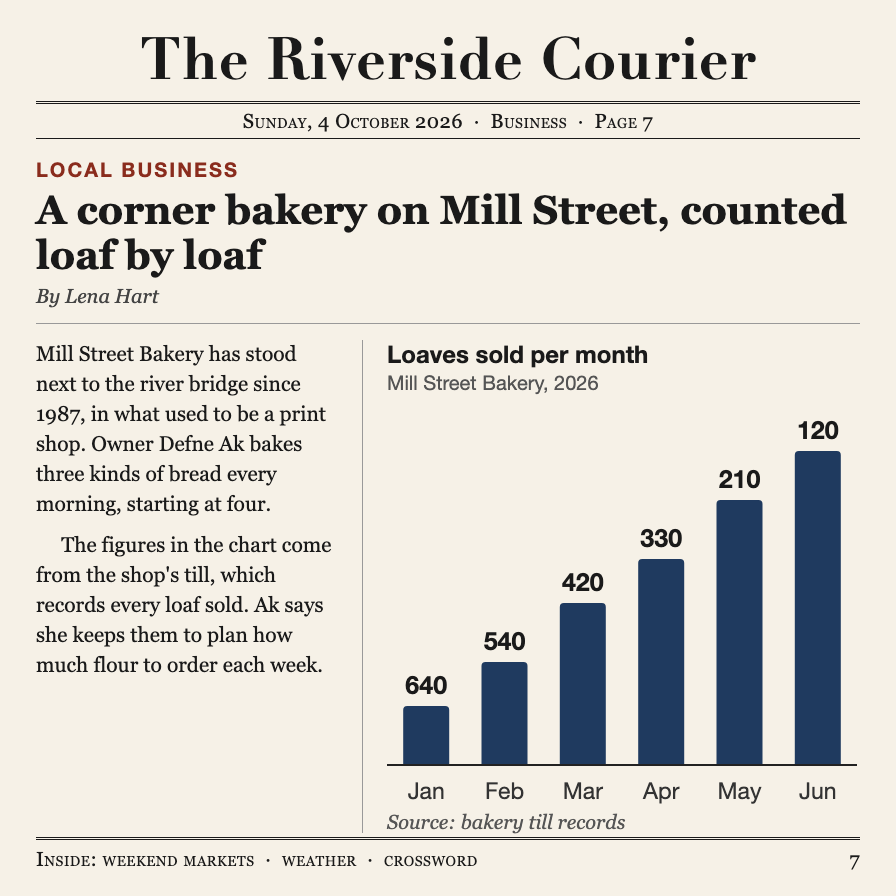
#> input picture images/s01_newspaper_bars_conflict_en.png, 896 x 896 px
$ python -i make.py   (imports and definitions only)
#> lines starting #> are read from the running program, lines starting #| are printed output that depends on the picture; after the words box and inside, x2 and y2 are one past the last pixel; in counts of white or black regions, pixels touching at a corner belong together
### common/answers.py
"""Accept lists shared by all stimuli, so the same answer scores the same way everywhere.

Usage in a make.py:   from answers import YES, NO, UP, DOWN, num_accept
"""

YES = {"en": ["yes"], "tr": ["evet"]}
NO = {"en": ["no"], "tr": ["hayır", "^değil"]}          # a bare "değil" (it isn't) is a no

UP = {"en": ["up", "went up", "increased", "increase", "increases", "increasing", "rose", "rise", "risen", "rising",
             "grew", "grown", "growing", "upward", "higher"],
      "tr": ["arttı", "artış", "artmış", "artıyor", "artan", "çoğaldı", "yükseldi", "yükselmiş", "yükseliyor",
             "yükseliş", "yukarı"]}
DOWN = {"en": ["down", "went down", "decreased", "decrease", "decreases", "decreasing", "fell", "fall", "fallen",
               "falling", "dropped", "drop", "declined", "decline", "declining", "downward", "lower"],
        "tr": ["azaldı", "azalış", "azalmış", "azalıyor", "azalan", "düştü", "düşmüş", "düşüyor", "düşüş", "geriledi",
               "aşağı"]}

_EN1 = "zero one two three four five six seven eight nine ten eleven twelve thirteen fourteen fifteen sixteen " \
       "seventeen eighteen nineteen".split()
_EN10 = "_ _ twenty thirty forty fifty sixty seventy eighty ninety".split()
_TR1 = "sıfır bir iki üç dört beş altı yedi sekiz dokuz".split()
_TR10 = "_ on yirmi otuz kırk elli altmış yetmiş seksen doksan".split()


def _en(n):
    if n < 20:
        return [_EN1[n]]
    if n < 100:
        t, o = divmod(n, 10)
        return [_EN10[t]] if o == 0 else [f"{_EN10[t]}-{_EN1[o]}", f"{_EN10[t]} {_EN1[o]}"]
    h, r = divmod(n, 100)
    head = f"{_EN1[h]} hundred"
    return [head] if r == 0 else [f"{head} {w}" for w in _en(r)] + [f"{head} and {w}" for w in _en(r)]


def _tr(n):
    if n < 10:
        return [_TR1[n]]
    if n < 100:
        t, o = divmod(n, 10)
        return [_TR10[t]] if o == 0 else [f"{_TR10[t]} {_TR1[o]}", f"{_TR10[t]}{_TR1[o]}"]
    h, r = divmod(n, 100)
    head = "yüz" if h == 1 else f"{_TR1[h]} yüz"
    heads = [head, head.replace(" ", "")]
    return heads if r == 0 else [f"{hd} {w}" for hd in heads for w in _tr(r)] + [f"{hd}{w}".replace(" ", "") for hd in heads[:1] for w in _tr(r)[:1]]


def num_accept(n, lang, words=True, extra=()):
    """Accepted forms of an integer: the digits (matched anywhere, by value) plus spelled-out forms that must be the
    whole answer ("^"), so "iki" can't collide with "on iki"."""
    out = [str(n)]
    if words and isinstance(n, int) and abs(n) < 1000:
        ws = (_en if lang == "en" else _tr)(abs(n))
        if n < 0:
            ws = [("minus " if lang == "en" else "eksi ") + w for w in ws]
        out += ["^" + w for w in dict.fromkeys(ws)]
    return out + list(extra)

### stimuli/s08_paper_grouped_bars/make.py
"""s08 — phone photo of a printed academic paper page with a grouped bar chart.

Pipeline: matplotlib draws Figure 2 (grouped bars, value labels, no y numbers) as SVG → the SVG is inlined in an
HTML two-column paper page (headless Chrome) → PIL turns the screenshot into a "photo of a printout"
(slight perspective, desk strip with shadow, lighting gradient, camera softness, sensor noise).
The photo transform and the noise seed are identical in all 6 versions, so consistent vs conflict differ only
where the printed value labels differ. In `conflict` the labels are permuted within each benchmark; in
`nonumbers` the value labels are drawn as empty strings at the same positions (bars, names, brackets, caption
and body text untouched), so only the drawing carries the values.

Neutral naming and order (no third cue): the methods have coined names that imply no ownership, size or rank
(no Base/Ours, no -S/-L), the body text calls none of them a baseline or the contribution, and the drawing order
is not sorted by height (tallest bar in the middle, shortest on the right), so neither a name prior nor a
"proposed method last / sorted ascending" position prior predicts the visual answers.
"""
import io
import re
import sys
from pathlib import Path

import matplotlib

# [1 line not run here, left out]
import matplotlib.pyplot as plt  # noqa: E402
import numpy as np  # noqa: E402
from matplotlib.font_manager import FontProperties  # noqa: E402
from PIL import Image, ImageFilter  # noqa: E402

sys.path.insert(0, str(Path(__file__).resolve().parents[2] / "common"))
from lib import CONDS, IMAGES, LANGS, SIZE, finish, fmt_num, name, render_html, save_image  # noqa: E402
from answers import NO, YES, num_accept  # noqa: E402

SID = "s08_paper_grouped_bars"
METHODS = ["Roan", "Kerf", "Ossel"]                         # drawing order; identical in en and tr (they appear in answers)
BENCH = ["Quorlet", "Harnwick"]                             # coined benchmark names (no real dataset or model; web-checked 2026-10-04)
VISUAL = {"Quorlet": [64, 78, 52], "Harnwick": [47, 69, 41]}     # bar heights = printed labels in `consistent`
CONFLICT = {"Quorlet": [78, 52, 64], "Harnwick": [69, 41, 47]}   # printed labels in `conflict` (rotation by one)
LABELS = {"consistent": VISUAL, "conflict": CONFLICT, "nonumbers": None}   # None = value labels blanked
# [2 lines not run here, left out]

# categorical bar colours of similar lightness (L* 59-64): colour encodes method only, never value/direction
COLORS = {"Roan": "#6f8fc0", "Kerf": "#b8955a", "Ossel": "#ac8bb0"}

T = {
    "en": dict(
        header_l="Workshop on Grounded Visual Reasoning, 2026", header_r="6",
        ylabel="Accuracy (%)",
        caption="<b>Figure 2:</b> Accuracy (%) of three methods on two benchmarks. "
                "Each bar is the mean of three training runs on the held-out test split.",
        section="4.2&ensp;Benchmarks and protocol",
        body=["Quorlet contains ren&shy;dered indoor scenes paired with tem&shy;plated questions about the number, "
              "colour and po&shy;si&shy;tion of objects. Harnwick pairs crops of printed town maps with questions "
              "about routes, street names and distances.",
              "The three methods share the same image encoder and are trained for the same number of steps. "
              "They differ only in the output head, which is described in Section&nbsp;3.",
              "Accuracy is the share of test questions answered with an exact match. Test splits are kept "
              "apart from the training data, and every run uses a fixed random seed."]),
    "tr": dict(
        header_l="Görsel Akıl Yürütme Çalıştayı, 2026", header_r="6",
        ylabel="Doğruluk (%)",
        caption="<b>Şekil 2:</b> Üç yöntemin iki değerlendirme kümesindeki doğruluğu (%). "
                "Her çubuk, ayrılmış test bölümünde üç eğitim koşusunun ortalamasıdır.",
        section="4.2&ensp;Veri kümeleri ve protokol",
        body=["Quorlet, bilgisayarda üretilmiş iç mekân sahnelerini nesnelerin sayısı, rengi ve konumu üzerine "
              "şablon sorularla eşleştirir. Harnwick ise basılı kasaba haritası kesitleri kullanır ve rotalar, "
              "sokak adları ve mesafeler hakkında sorular sorar.",
              "Üç yöntem de aynı görüntü kodlayıcıyı paylaşır ve aynı sayıda adım boyunca eğitilir. Yalnızca "
              "üçüncü bölümde anlatılan çıktı katmanında ayrılırlar.",
              "Doğruluk, test sorularından tam eşleşmeyle yanıtlananların oranıdır. Test bölümleri eğitim "
              "verisinden ayrı tutulur ve her koşuda sabit bir rastgele tohum kullanılır."]),
}

# ---------- Figure 2 (matplotlib → SVG, drawn in a pixel coordinate system) ----------
FW, FH = 804, 432            # figure size in px (as placed on the page)
BASE = 98                    # baseline height from the figure bottom
K = 3.75                     # px per accuracy point (78 → 292 px)
BW, GAP = 84, 12             # bar width, gap between bars of a group
GROUP_CX = [244, 616]        # group centres
DPI = 100
plt.rcParams["svg.fonttype"] = "path"
plt.rcParams["svg.hashsalt"] = SID


# [11 lines left out: function check_turkish_glyphs, not called in this run]


# [1 line not run here, left out]


def pt(px):
    return px * 72 / DPI


def fp(px, bold=False):
    return FontProperties(family="DejaVu Sans", weight="bold" if bold else "normal", size=pt(px))


def bar_x(g, i):
    return GROUP_CX[g] + (i - 1) * (BW + GAP)


# [30 lines left out: function figure_svg, not called in this run]


# ---------- the paper page (HTML) ----------
NO_HYPHEN = METHODS + BENCH


# [34 lines left out: functions protect, page, not called in this run]


# ---------- photo-of-a-printout transform (identical for all 6 versions) ----------
# where the four page corners land in the photo (TL, TR, BR, BL): ≤ 1° rotation, mild keystone, desk strip on the left
QUAD = [(30, -12), (912, -2), (902, 910), (44, 902)]
SEED = 8


def perspective_coeffs(dst, src):
    """PIL PERSPECTIVE data mapping output points `dst` back to input points `src`."""
    a, bvec = [], []
    for (x, y), (u, v) in zip(dst, src):
        a.append([x, y, 1, 0, 0, 0, -u * x, -u * y]); bvec.append(u)
        a.append([0, 0, 0, x, y, 1, -v * x, -v * y]); bvec.append(v)
    return np.linalg.solve(np.array(a, float), np.array(bvec, float)).tolist()


def _fields():
    rng = np.random.default_rng(SEED)
    yy, xx = np.mgrid[0:SIZE, 0:SIZE] / (SIZE - 1)
    # light from the upper right: brighter there, falling off towards the lower left, soft vignette
    light = (1.0 + 0.03 * xx - 0.08 * yy
             + 0.045 * np.exp(-((xx - 0.72) ** 2 + (yy - 0.15) ** 2) / 0.14)
             - 0.10 * ((xx - 0.5) ** 2 + (yy - 0.5) ** 2))
    # desk: dark neutral wood-ish surface, fine grain running along the strip, slightly out of focus
    streaks = Image.fromarray((rng.random((10, 260)) * 255).astype(np.uint8)).resize((SIZE, SIZE), Image.BICUBIC)
    blotch = Image.fromarray((rng.random((5, 5)) * 255).astype(np.uint8)).resize((SIZE, SIZE), Image.BICUBIC)
    grain = (0.6 * np.asarray(streaks.filter(ImageFilter.GaussianBlur(1.2)), float)
             + 0.4 * np.asarray(blotch, float)) / 255
    desk = np.array([66, 61, 56], float)[None, None, :] * (0.88 + 0.22 * grain[..., None])
    noise = rng.normal(0, 3.0, (SIZE, SIZE, 1)) + rng.normal(0, 1.2, (SIZE, SIZE, 3))
    return light, desk, noise


LIGHT, DESK, NOISE = _fields()
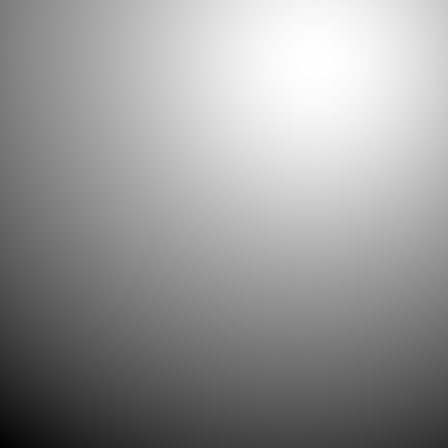
#> LIGHT: shape (896, 896) float64 (shown at 1/2 size); min 0.87, max 1.04, mean 0.97; drawn with min black and max white
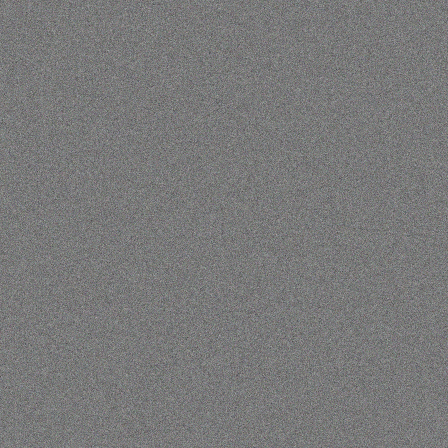
#> NOISE: shape (896, 896, 3) float64 (shown at 1/2 size); mean of channels 0, 1, 2 0.000419, 0.00191, 0.00318; drawn with min black and max white
#> further down, picture is the input picture: PIL image 896x896 RGB; mean R, G, B 219.1, 216.3, 209.9
WARM = np.array([1.0, 0.975, 0.935])


def photo(img):
    src = [(0, 0), (SIZE, 0), (SIZE, SIZE), (0, SIZE)]
    coeffs = perspective_coeffs(QUAD, src)
    warped = np.asarray(img.convert("RGB").transform((SIZE, SIZE), Image.PERSPECTIVE, coeffs, Image.BICUBIC,
                                                     fillcolor=(0, 0, 0)), float)
    mask_img = Image.new("L", (SIZE, SIZE), 255).transform((SIZE, SIZE), Image.PERSPECTIVE, coeffs, Image.BILINEAR,
                                                           fillcolor=0)
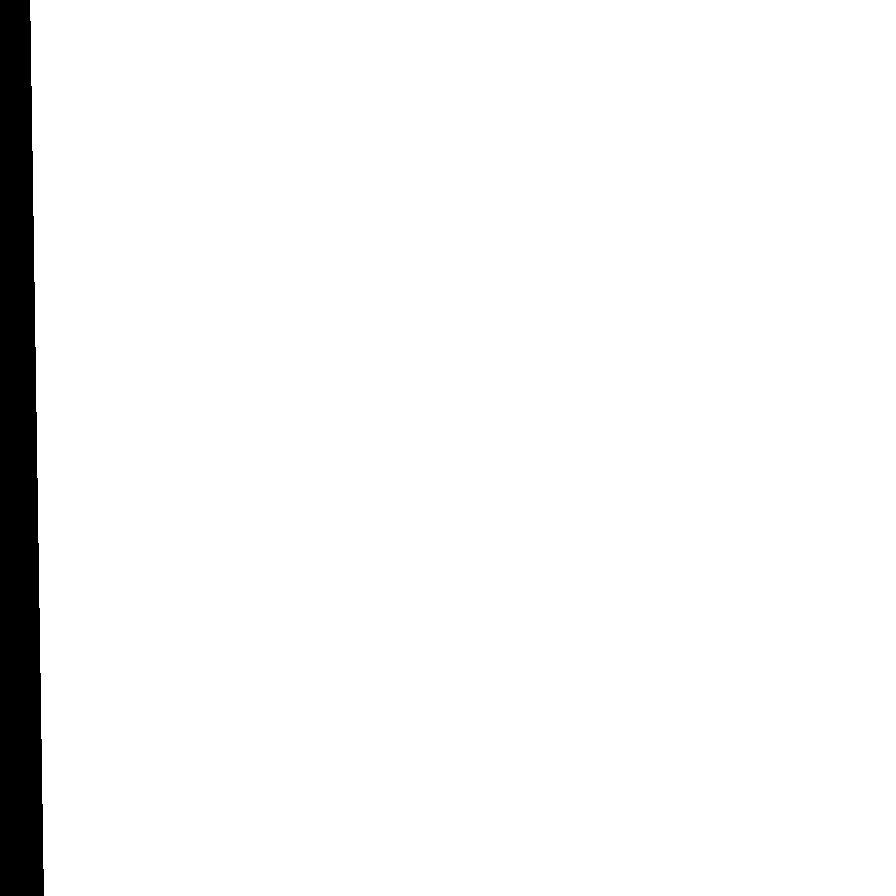
#> mask_img: PIL image 896x896 L; 95.9% white; 1 black region, box (x1, y1, x2, y2) and area: (0, 0, 44, 896) 33195
    mask = np.asarray(mask_img, float)[..., None] / 255
    shadow = np.asarray(mask_img.transform((SIZE, SIZE), Image.AFFINE, (1, 0, 7, 0, 1, -4))   # cast to the left
                        .filter(ImageFilter.GaussianBlur(7)), float)[..., None] / 255
    desk = DESK * (1 - 0.5 * shadow)
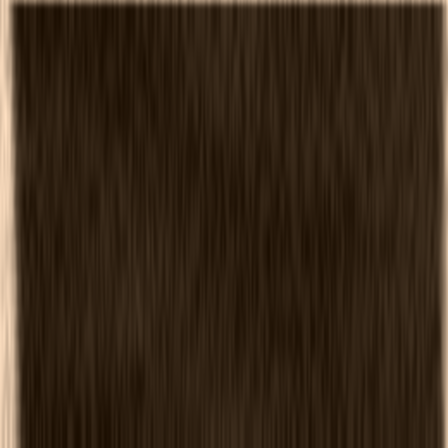
#> desk: shape (896, 896, 3) float64 (shown at 1/2 size); mean of channels 0, 1, 2 33.9, 31.3, 28.8; drawn with min black and max white
    comp = warped * mask + desk * (1 - mask)
    comp = np.asarray(Image.fromarray(np.clip(comp, 0, 255).astype(np.uint8)).filter(ImageFilter.GaussianBlur(0.5)),
                      float)
    comp = comp * LIGHT[..., None] * WARM[None, None, :] + NOISE
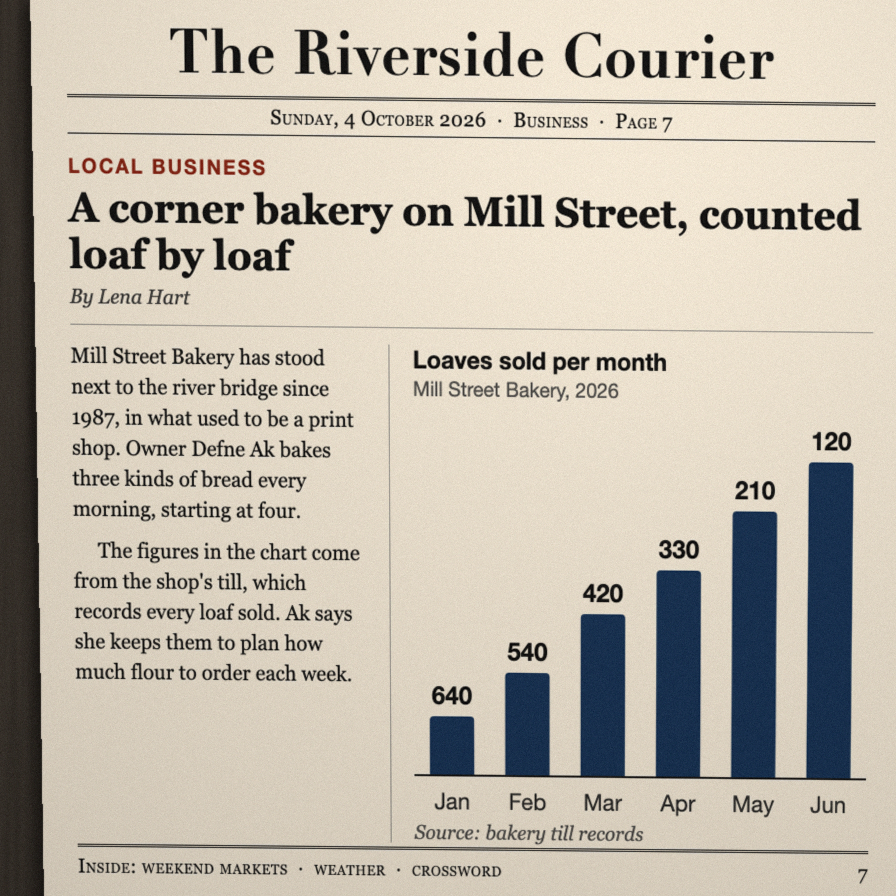
#> comp: shape (896, 896, 3) float64; mean R, G, B 205.6, 197.8, 184.1; drawn with min black and max white
    return Image.fromarray(np.clip(comp, 0, 255).astype(np.uint8))


# ---------- questions ----------
def method(m):
    toks = m.lower()
    return list(dict.fromkeys([toks, toks.replace("-", " "), toks.replace("-", "")]))


def argmax(v):
    return max(range(len(v)), key=v.__getitem__)


def argmin(v):
    return min(range(len(v)), key=v.__getitem__)


def ans_method(i):
    return {lg: method(METHODS[i]) for lg in LANGS}


def yn(flag):
    """Shared yes/no accept lists (common/answers.py), chosen from the data."""
    return {lg: list((YES if flag else NO)[lg]) for lg in LANGS}


def num(n):
    return {lg: num_accept(n, lg) for lg in LANGS}


iR, iK, iO = (METHODS.index(m) for m in ("Roan", "Kerf", "Ossel"))
VQ, CQ = VISUAL["Quorlet"], CONFLICT["Quorlet"]
VH, CH = VISUAL["Harnwick"], CONFLICT["Harnwick"]
# [8 lines not run here, left out]

SPEC = {
    "id": SID,
    "title": {"en": "Accuracy of three methods on two benchmarks (photographed paper page)",
              "tr": "Üç yöntemin iki veri kümesindeki doğruluğu (fotoğraflanmış makale sayfası)"},
    "chart": "grouped bars", "style": "photographed page of an academic paper",
    "tech": "matplotlib SVG figure inlined in an HTML page (headless Chrome) + PIL photo effect",
    "mechanism": "label",
    "conflict_summary": "Bars drawn Roan/Kerf/Ossel: Kerf (middle) is tallest and Ossel (right) shortest on both "
                        "benchmarks; in conflict the printed labels are rotated by one within each benchmark "
                        "(Quorlet 78/52/64, Harnwick 69/41/47), so the labels make Roan best and Kerf worst, "
                        "and put Kerf below Ossel on Harnwick.",
    "data": {"methods": METHODS, "benchmarks": BENCH, "visual": VISUAL, "conflict_labels": CONFLICT,
             "photo_quad_tl_tr_br_bl": QUAD, "noise_seed": SEED},
    "questions": [
        {"qid": "s08_q1", "kind": "argmax", "pair": None,
         "prompt": {"en": "answer en which method has the highest accuracy on quorlet?",
                    "tr": "answer tr quorlet'te en yüksek doğruluğu hangi yöntem elde ediyor?"},
         "visual": ans_method(argmax(VQ)), "text": ans_method(argmax(CQ)),
         "nonumbers": True},          # tallest bar in the Quorlet group is visible without labels
        {"qid": "s08_q2", "kind": "argmin", "pair": None,
         "prompt": {"en": "answer en which method has the lowest accuracy on harnwick?",
                    "tr": "answer tr harnwick'te en düşük doğruluğu hangi yöntem elde ediyor?"},
         "visual": ans_method(argmin(VH)), "text": ans_method(argmin(CH)),
         "nonumbers": True},          # shortest bar in the Harnwick group is visible without labels
        {"qid": "s08_q3a", "kind": "compare", "pair": "s08_p1",
         # minimal-pair wording: q3a/q3b differ only in higher/lower (yüksek/düşük)
         "prompt": {"en": "answer en does kerf score higher than ossel on harnwick?",
                    "tr": "answer tr harnwick'te kerf, ossel'den daha yüksek puan alıyor mu?"},
         "visual": yn(VH[iK] > VH[iO]), "text": yn(CH[iK] > CH[iO]),
         "nonumbers": True},          # bar heights compare directly (69 vs 41 → 105 px apart)
        {"qid": "s08_q3b", "kind": "compare", "pair": "s08_p1",
         "prompt": {"en": "answer en does kerf score lower than ossel on harnwick?",
                    "tr": "answer tr harnwick'te kerf, ossel'den daha düşük puan alıyor mu?"},
         "visual": yn(VH[iK] < VH[iO]), "text": yn(CH[iK] < CH[iO]),
         "nonumbers": True},          # same pair, same flag
        {"qid": "s08_q4", "kind": "read_value", "pair": None,
         "prompt": {"en": "answer en what is the accuracy of roan on quorlet?",
                    "tr": "answer tr quorlet'te roan yönteminin doğruluğu kaç?"},
         "visual": num(VQ[iR]), "text": num(CQ[iR]),
         "nonumbers": False},         # no y ticks/gridlines: the exact value was only in the removed label
    ],
}

# [7 lines not run here, left out]

>>> from PIL import Image
>>> picture = Image.open('../../images/s01_newspaper_bars_conflict_en.png')
>>> result = photo(picture)
